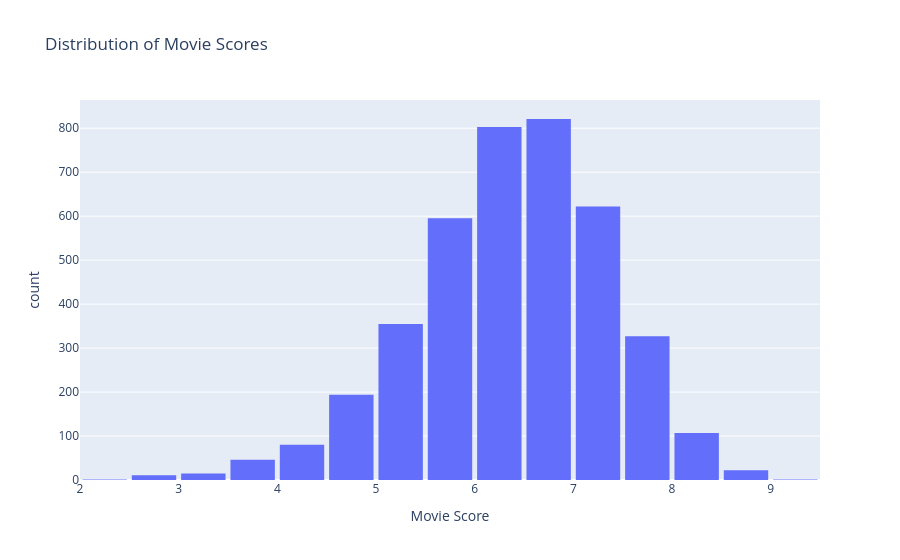

Notebook code cell kept with this figure:
### Code cell
import plotly.express as px

# Create the histogram for movie scores
fig6 = px.histogram(
    df, 
    x='score', 
    nbins=20,  # Explicitly setting an appropriate number of bins
    title='Distribution of Movie Scores',
    labels={'score': 'Movie Score', 'count': 'Number of Movies'}
)

# Improve layout appearance
fig6.update_layout(bargap=0.1)
fig6.show()

### Figure 1 — Plotly figure (JSON) as saved in the notebook; plotly's stock layout.template omitted (floating-point values rounded to 4 significant figures; data arrays with more than 128 entries replaced by an {"elided": "..."} marker saying what was removed)
{"data": [{"bingroup": "x", "hovertemplate": "Movie Score=%{x}<br>count=%{y}<extra></extra>", "legendgroup": "", "marker": {"color": "#636efa", "pattern": {"shape": ""}}, "name": "", "nbinsx": 20, "orientation": "v", "showlegend": false, "type": "histogram", "x": {"elided": "4000 float values"}, "xaxis": "x", "yaxis": "y"}], "layout": {"bargap": 0.1, "barmode": "relative", "legend": {"tracegroupgap": 0}, "title": {"text": "Distribution of Movie Scores"}, "xaxis": {"anchor": "y", "domain": [0, 1], "title": {"text": "Movie Score"}}, "yaxis": {"anchor": "x", "domain": [0, 1], "title": {"text": "count"}}}}
